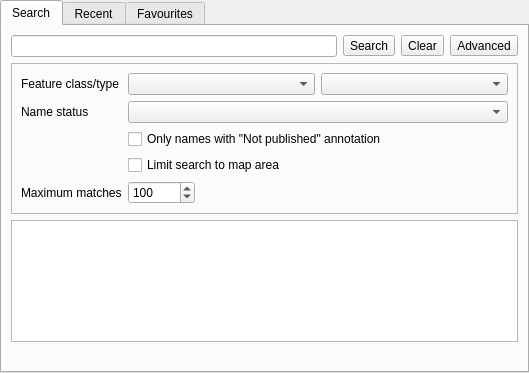
<?xml version="1.0" encoding="UTF-8"?>
<ui version="4.0">
 <class>NameSearchWidget</class>
 <widget class="QWidget" name="NameSearchWidget">
  <property name="geometry">
   <rect>
    <x>0</x>
    <y>0</y>
    <width>529</width>
    <height>373</height>
   </rect>
  </property>
  <property name="windowTitle">
   <string>Form</string>
  </property>
  <layout class="QVBoxLayout" name="verticalLayout">
   <property name="margin">
    <number>0</number>
   </property>
   <item>
    <widget class="QTabWidget" name="tabs">
     <property name="currentIndex">
      <number>0</number>
     </property>
     <widget class="QWidget" name="tabSearch">
      <attribute name="title">
       <string>Search</string>
      </attribute>
      <layout class="QVBoxLayout" name="verticalLayout_2">
       <item>
        <layout class="QHBoxLayout" name="horizontalLayout">
         <item>
          <widget class="QLineEdit" name="uSearchText"/>
         </item>
         <item>
          <widget class="QToolButton" name="uSearchButton">
           <property name="text">
            <string>Search</string>
           </property>
          </widget>
         </item>
         <item>
          <widget class="QToolButton" name="uClearSearch">
           <property name="text">
            <string>Clear</string>
           </property>
          </widget>
         </item>
         <item>
          <widget class="QToolButton" name="uToggleAdvanced">
           <property name="text">
            <string>Advanced</string>
           </property>
          </widget>
         </item>
        </layout>
       </item>
       <item>
        <widget class="QFrame" name="uSearchAdvanced">
         <property name="frameShape">
          <enum>QFrame::StyledPanel</enum>
         </property>
         <property name="frameShadow">
          <enum>QFrame::Raised</enum>
         </property>
         <layout class="QFormLayout" name="formLayout_3">
          <item row="0" column="0">
           <widget class="QLabel" name="label_2">
            <property name="text">
             <string>Feature class/type</string>
            </property>
           </widget>
          </item>
          <item row="2" column="0">
           <widget class="QLabel" name="label_3">
            <property name="text">
             <string>Name status</string>
            </property>
           </widget>
          </item>
          <item row="2" column="1">
           <widget class="QComboBox" name="uSearchNameStatus"/>
          </item>
          <item row="4" column="1">
           <widget class="QCheckBox" name="uSearchMapExtent">
            <property name="text">
             <string>Limit search to map area</string>
            </property>
           </widget>
          </item>
          <item row="3" column="1">
           <widget class="QCheckBox" name="uSearchUnpublished">
            <property name="text">
             <string>Only names with &quot;Not published&quot; annotation</string>
            </property>
           </widget>
          </item>
          <item row="5" column="0">
           <widget class="QLabel" name="label_4">
            <property name="text">
             <string>Maximum matches</string>
            </property>
           </widget>
          </item>
          <item row="5" column="1">
           <layout class="QHBoxLayout" name="horizontalLayout_2">
            <property name="topMargin">
             <number>0</number>
            </property>
            <item>
             <widget class="QSpinBox" name="uSearchMaxResults">
              <property name="minimum">
               <number>10</number>
              </property>
              <property name="maximum">
               <number>1000000</number>
              </property>
              <property name="singleStep">
               <number>100</number>
              </property>
              <property name="value">
               <number>100</number>
              </property>
             </widget>
            </item>
            <item>
             <spacer name="horizontalSpacer_2">
              <property name="orientation">
               <enum>Qt::Horizontal</enum>
              </property>
              <property name="sizeHint" stdset="0">
               <size>
                <width>40</width>
                <height>20</height>
               </size>
              </property>
             </spacer>
            </item>
           </layout>
          </item>
          <item row="0" column="1">
           <layout class="QHBoxLayout" name="horizontalLayout_4">
            <property name="topMargin">
             <number>0</number>
            </property>
            <item>
             <widget class="QComboBox" name="uSearchFeatClass"/>
            </item>
            <item>
             <widget class="QComboBox" name="uSearchFeatType"/>
            </item>
           </layout>
          </item>
         </layout>
        </widget>
       </item>
       <item>
        <widget class="ListModelTableView" name="uSearchResults"/>
       </item>
       <item>
        <widget class="QLabel" name="uSearchStatus">
         <property name="text">
          <string/>
         </property>
        </widget>
       </item>
      </layout>
     </widget>
     <widget class="QWidget" name="tabRecent">
      <attribute name="title">
       <string>Recent</string>
      </attribute>
      <layout class="QVBoxLayout" name="verticalLayout_4">
       <item>
        <layout class="QHBoxLayout" name="horizontalLayout_3">
         <property name="topMargin">
          <number>0</number>
         </property>
         <item>
          <widget class="QCheckBox" name="uAllUsers">
           <property name="text">
            <string>Any user</string>
           </property>
          </widget>
         </item>
         <item>
          <widget class="QCheckBox" name="uEditOnly">
           <property name="text">
            <string>Edited only</string>
           </property>
          </widget>
         </item>
         <item>
          <spacer name="horizontalSpacer">
           <property name="orientation">
            <enum>Qt::Horizontal</enum>
           </property>
           <property name="sizeHint" stdset="0">
            <size>
             <width>40</width>
             <height>20</height>
            </size>
           </property>
          </spacer>
         </item>
         <item>
          <widget class="QLabel" name="label">
           <property name="text">
            <string>Max count </string>
           </property>
          </widget>
         </item>
         <item>
          <widget class="QSpinBox" name="uMaxRecent">
           <property name="minimum">
            <number>10</number>
           </property>
           <property name="maximum">
            <number>1000</number>
           </property>
           <property name="value">
            <number>50</number>
           </property>
          </widget>
         </item>
        </layout>
       </item>
       <item>
        <widget class="ListModelTableView" name="uRecentNames"/>
       </item>
      </layout>
     </widget>
     <widget class="QWidget" name="tabFavourites">
      <attribute name="title">
       <string>Favourites</string>
      </attribute>
      <layout class="QVBoxLayout" name="verticalLayout_3">
       <item>
        <widget class="ListModelTableView" name="uFavourites"/>
       </item>
      </layout>
     </widget>
    </widget>
   </item>
  </layout>
 </widget>
 <customwidgets>
  <customwidget>
   <class>ListModelTableView</class>
   <extends>QTableView</extends>
   <header>LINZ.Widgets.ListModelConnector.h</header>
  </customwidget>
 </customwidgets>
 <resources/>
 <connections/>
</ui>
